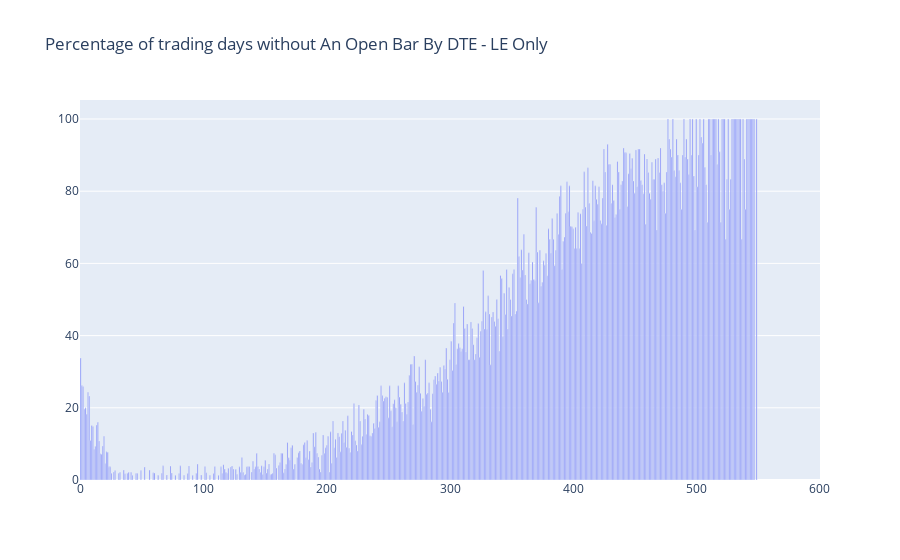
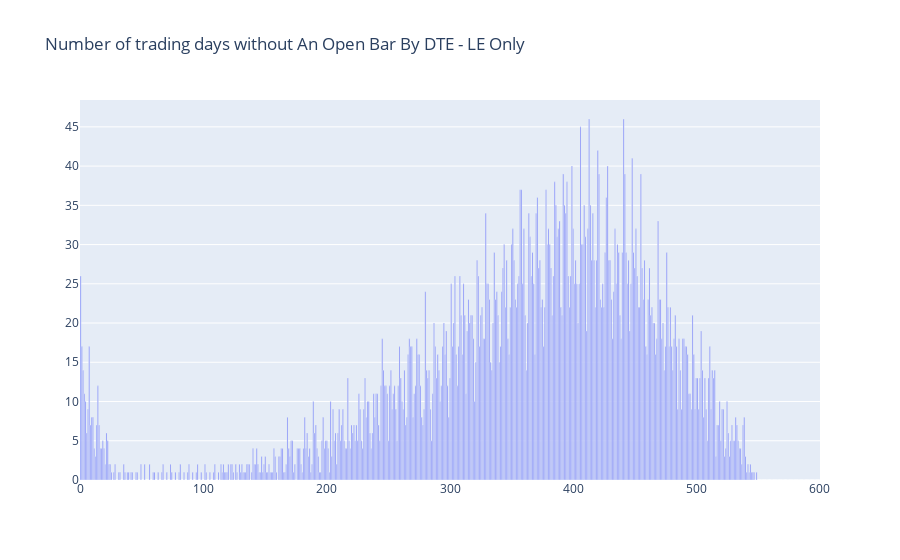

Write notebook code for charts like these, in order.
### Code cell
dte_without_open_fig = go.Figure(data=[
    go.Bar(name='Days Without Open Bar', x=unique_dte, y=days_to_expiration_open_bar_count_df['Days Without Open Bar'])
])
dte_without_open_fig.update_layout(title_text='Number of trading days without An Open Bar By DTE - LE Only')
dte_percentage_without_open_fig = go.Figure(data=[
    go.Bar(name='Percentage Missing Open Bar', x=unique_dte, y=days_to_expiration_open_bar_count_df['Percentage Missing Open Bar'])
])
dte_percentage_without_open_fig.update_layout(title_text='Percentage of trading days without An Open Bar By DTE - LE Only')
dte_percentage_without_open_fig.show()
dte_without_open_fig.show()

### Figure 1 — Plotly figure (JSON) as saved in the notebook; plotly's stock layout.template omitted (floating-point values rounded to 4 significant figures; data arrays with more than 128 entries replaced by an {"elided": "..."} marker saying what was removed)
{"data": [{"name": "Percentage Missing Open Bar", "type": "bar", "x": {"elided": "601 int values"}, "y": {"elided": "601 float values"}}], "layout": {"title": {"text": "Percentage of trading days without An Open Bar By DTE - LE Only"}}}

### Figure 2 — Plotly figure (JSON) as saved in the notebook; plotly's stock layout.template omitted (floating-point values rounded to 4 significant figures; data arrays with more than 128 entries replaced by an {"elided": "..."} marker saying what was removed)
{"data": [{"name": "Days Without Open Bar", "type": "bar", "x": {"elided": "601 int values"}, "y": {"elided": "601 int values"}}], "layout": {"title": {"text": "Number of trading days without An Open Bar By DTE - LE Only"}}}
